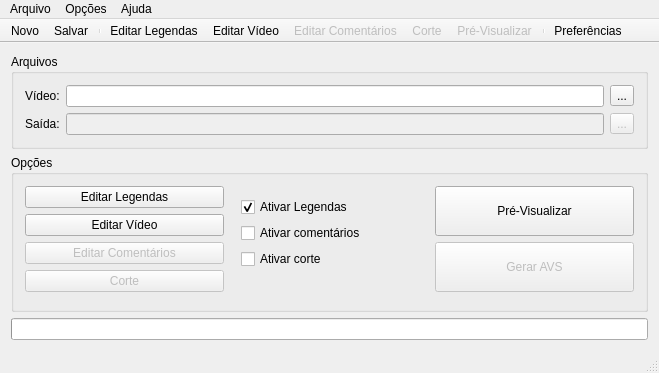
<?xml version="1.0" encoding="UTF-8"?>
<ui version="4.0">
 <class>Principal</class>
 <widget class="QMainWindow" name="Principal">
  <property name="geometry">
   <rect>
    <x>0</x>
    <y>0</y>
    <width>659</width>
    <height>348</height>
   </rect>
  </property>
  <property name="windowTitle">
   <string>AVSGenerator</string>
  </property>
  <property name="windowIcon">
   <iconset resource="imgs.qrc">
    <normaloff>:/Icones/icone.ico</normaloff>:/Icones/icone.ico</iconset>
  </property>
  <widget class="QWidget" name="centralWidget">
   <layout class="QVBoxLayout" name="verticalLayout">
    <item>
     <widget class="QGroupBox" name="grupoArquivos">
      <property name="title">
       <string>Arquivos</string>
      </property>
      <layout class="QGridLayout" name="gridLayout_2">
       <item row="1" column="4">
        <widget class="QToolButton" name="botaoSaida">
         <property name="enabled">
          <bool>false</bool>
         </property>
         <property name="text">
          <string>...</string>
         </property>
        </widget>
       </item>
       <item row="0" column="2">
        <widget class="QLineEdit" name="caixaVideo">
         <property name="enabled">
          <bool>true</bool>
         </property>
         <property name="readOnly">
          <bool>true</bool>
         </property>
        </widget>
       </item>
       <item row="1" column="0">
        <widget class="QLabel" name="textoSaida">
         <property name="text">
          <string>Saída:</string>
         </property>
        </widget>
       </item>
       <item row="0" column="4">
        <widget class="QToolButton" name="botaoVideo">
         <property name="text">
          <string>...</string>
         </property>
        </widget>
       </item>
       <item row="1" column="2">
        <widget class="QLineEdit" name="caixaSaida">
         <property name="enabled">
          <bool>false</bool>
         </property>
         <property name="readOnly">
          <bool>true</bool>
         </property>
        </widget>
       </item>
       <item row="0" column="0">
        <widget class="QLabel" name="textoVideo">
         <property name="text">
          <string>Vídeo:</string>
         </property>
        </widget>
       </item>
      </layout>
     </widget>
    </item>
    <item>
     <widget class="QGroupBox" name="grupoOpcoes">
      <property name="title">
       <string>Opções</string>
      </property>
      <layout class="QGridLayout" name="gridLayout">
       <item row="2" column="0">
        <widget class="QPushButton" name="botaoEdComentarios">
         <property name="enabled">
          <bool>false</bool>
         </property>
         <property name="text">
          <string>Editar Comentários</string>
         </property>
        </widget>
       </item>
       <item row="1" column="0">
        <widget class="QPushButton" name="botaoEdVideo">
         <property name="text">
          <string>Editar Vídeo</string>
         </property>
        </widget>
       </item>
       <item row="3" column="0">
        <widget class="QPushButton" name="botaoCorte">
         <property name="enabled">
          <bool>false</bool>
         </property>
         <property name="text">
          <string>Corte</string>
         </property>
        </widget>
       </item>
       <item row="0" column="0">
        <widget class="QPushButton" name="botaoEdLegendas">
         <property name="text">
          <string>Editar Legendas</string>
         </property>
        </widget>
       </item>
       <item row="2" column="2" rowspan="2">
        <widget class="QPushButton" name="botaoGerarAVS">
         <property name="enabled">
          <bool>false</bool>
         </property>
         <property name="sizePolicy">
          <sizepolicy hsizetype="Minimum" vsizetype="Expanding">
           <horstretch>0</horstretch>
           <verstretch>0</verstretch>
          </sizepolicy>
         </property>
         <property name="text">
          <string>Gerar AVS</string>
         </property>
        </widget>
       </item>
       <item row="0" column="2" rowspan="2">
        <widget class="QPushButton" name="botaoPreview">
         <property name="enabled">
          <bool>true</bool>
         </property>
         <property name="sizePolicy">
          <sizepolicy hsizetype="Minimum" vsizetype="Expanding">
           <horstretch>0</horstretch>
           <verstretch>0</verstretch>
          </sizepolicy>
         </property>
         <property name="text">
          <string>Pré-Visualizar</string>
         </property>
         <property name="checkable">
          <bool>false</bool>
         </property>
        </widget>
       </item>
       <item row="0" column="1" rowspan="5" alignment="Qt::AlignTop">
        <widget class="QWidget" name="widget" native="true">
         <layout class="QVBoxLayout" name="verticalLayout_2">
          <item>
           <widget class="QCheckBox" name="ativarEdLegendas">
            <property name="text">
             <string>Ativar Legendas</string>
            </property>
            <property name="checked">
             <bool>true</bool>
            </property>
           </widget>
          </item>
          <item>
           <widget class="QCheckBox" name="ativarEdComentarios">
            <property name="text">
             <string>Ativar comentários</string>
            </property>
            <property name="checked">
             <bool>false</bool>
            </property>
           </widget>
          </item>
          <item>
           <widget class="QCheckBox" name="ativarCorte">
            <property name="text">
             <string>Ativar corte</string>
            </property>
           </widget>
          </item>
         </layout>
        </widget>
       </item>
      </layout>
     </widget>
    </item>
    <item>
     <widget class="QProgressBar" name="progressBar">
      <property name="value">
       <number>0</number>
      </property>
      <property name="textVisible">
       <bool>false</bool>
      </property>
     </widget>
    </item>
   </layout>
  </widget>
  <widget class="QMenuBar" name="menuBar">
   <property name="geometry">
    <rect>
     <x>0</x>
     <y>0</y>
     <width>659</width>
     <height>21</height>
    </rect>
   </property>
   <widget class="QMenu" name="menuArquivo">
    <property name="title">
     <string>Arquivo</string>
    </property>
    <addaction name="actionNovo"/>
    <addaction name="actionSalvar"/>
    <addaction name="actionSalvar_Como"/>
    <addaction name="separator"/>
    <addaction name="actionSair"/>
   </widget>
   <widget class="QMenu" name="menuOp_es">
    <property name="title">
     <string>Opções</string>
    </property>
    <addaction name="actionEditar_Legendas"/>
    <addaction name="actionEditar_Video"/>
    <addaction name="actionEditar_Coment_rios"/>
    <addaction name="actionCorte"/>
    <addaction name="actionPr_Visualizar"/>
    <addaction name="separator"/>
    <addaction name="actionPrefer_ncias"/>
   </widget>
   <widget class="QMenu" name="menuAjuda">
    <property name="title">
     <string>Ajuda</string>
    </property>
    <addaction name="actionManual"/>
    <addaction name="actionAtualiza_es"/>
    <addaction name="actionSobre"/>
   </widget>
   <addaction name="menuArquivo"/>
   <addaction name="menuOp_es"/>
   <addaction name="menuAjuda"/>
  </widget>
  <widget class="QToolBar" name="mainToolBar">
   <property name="enabled">
    <bool>true</bool>
   </property>
   <property name="sizePolicy">
    <sizepolicy hsizetype="Preferred" vsizetype="Fixed">
     <horstretch>0</horstretch>
     <verstretch>0</verstretch>
    </sizepolicy>
   </property>
   <property name="maximumSize">
    <size>
     <width>16777215</width>
     <height>24</height>
    </size>
   </property>
   <property name="movable">
    <bool>false</bool>
   </property>
   <property name="floatable">
    <bool>false</bool>
   </property>
   <attribute name="toolBarArea">
    <enum>TopToolBarArea</enum>
   </attribute>
   <attribute name="toolBarBreak">
    <bool>false</bool>
   </attribute>
   <addaction name="actionNovo"/>
   <addaction name="actionSalvar"/>
   <addaction name="separator"/>
   <addaction name="actionEditar_Legendas"/>
   <addaction name="actionEditar_Video"/>
   <addaction name="actionEditar_Coment_rios"/>
   <addaction name="actionCorte"/>
   <addaction name="actionPr_Visualizar"/>
   <addaction name="separator"/>
   <addaction name="actionPrefer_ncias"/>
  </widget>
  <widget class="QStatusBar" name="statusBar">
   <property name="enabled">
    <bool>true</bool>
   </property>
  </widget>
  <action name="actionNovo">
   <property name="icon">
    <iconset resource="imgs.qrc">
     <normaloff>:/Icones/novo.svg</normaloff>:/Icones/novo.svg</iconset>
   </property>
   <property name="text">
    <string>Novo</string>
   </property>
   <property name="shortcut">
    <string>Ctrl+N</string>
   </property>
  </action>
  <action name="actionSalvar">
   <property name="icon">
    <iconset resource="imgs.qrc">
     <normaloff>:/Icones/salvar.svg</normaloff>:/Icones/salvar.svg</iconset>
   </property>
   <property name="text">
    <string>Salvar</string>
   </property>
   <property name="shortcut">
    <string>Ctrl+S</string>
   </property>
  </action>
  <action name="actionSalvar_Como">
   <property name="icon">
    <iconset resource="imgs.qrc">
     <normaloff>:/Icones/salvarcomo.svg</normaloff>:/Icones/salvarcomo.svg</iconset>
   </property>
   <property name="text">
    <string>Salvar Como</string>
   </property>
   <property name="shortcut">
    <string>Ctrl+Shift+S</string>
   </property>
  </action>
  <action name="actionEditar_Legendas">
   <property name="icon">
    <iconset resource="imgs.qrc">
     <normaloff>:/Icones/legenda.svg</normaloff>:/Icones/legenda.svg</iconset>
   </property>
   <property name="text">
    <string>Editar Legendas</string>
   </property>
  </action>
  <action name="actionEditar_Video">
   <property name="icon">
    <iconset resource="imgs.qrc">
     <normaloff>:/Icones/video.svg</normaloff>:/Icones/video.svg</iconset>
   </property>
   <property name="text">
    <string>Editar Vídeo</string>
   </property>
  </action>
  <action name="actionEditar_Coment_rios">
   <property name="enabled">
    <bool>false</bool>
   </property>
   <property name="icon">
    <iconset resource="imgs.qrc">
     <normaloff>:/Icones/comentario.svg</normaloff>:/Icones/comentario.svg</iconset>
   </property>
   <property name="text">
    <string>Editar Comentários</string>
   </property>
  </action>
  <action name="actionPrefer_ncias">
   <property name="icon">
    <iconset resource="imgs.qrc">
     <normaloff>:/Icones/config.svg</normaloff>:/Icones/config.svg</iconset>
   </property>
   <property name="text">
    <string>Preferências</string>
   </property>
  </action>
  <action name="actionSobre">
   <property name="icon">
    <iconset resource="imgs.qrc">
     <normaloff>:/Icones/info.svg</normaloff>:/Icones/info.svg</iconset>
   </property>
   <property name="text">
    <string>Sobre</string>
   </property>
  </action>
  <action name="actionCorte">
   <property name="enabled">
    <bool>false</bool>
   </property>
   <property name="icon">
    <iconset resource="imgs.qrc">
     <normaloff>:/Icones/corte.svg</normaloff>:/Icones/corte.svg</iconset>
   </property>
   <property name="text">
    <string>Corte</string>
   </property>
  </action>
  <action name="actionPr_Visualizar">
   <property name="enabled">
    <bool>false</bool>
   </property>
   <property name="icon">
    <iconset resource="imgs.qrc">
     <normaloff>:/Icones/preview.svg</normaloff>:/Icones/preview.svg</iconset>
   </property>
   <property name="text">
    <string>Pré-Visualizar</string>
   </property>
  </action>
  <action name="actionAtualiza_es">
   <property name="icon">
    <iconset resource="imgs.qrc">
     <normaloff>:/Icones/atualizar.svg</normaloff>:/Icones/atualizar.svg</iconset>
   </property>
   <property name="text">
    <string>Atualizações</string>
   </property>
  </action>
  <action name="actionManual">
   <property name="icon">
    <iconset resource="imgs.qrc">
     <normaloff>:/Icones/manual.svg</normaloff>:/Icones/manual.svg</iconset>
   </property>
   <property name="text">
    <string>Manual</string>
   </property>
  </action>
  <action name="actionSair">
   <property name="icon">
    <iconset resource="imgs.qrc">
     <normaloff>:/Icones/sair.svg</normaloff>:/Icones/sair.svg</iconset>
   </property>
   <property name="text">
    <string>Sair</string>
   </property>
  </action>
 </widget>
 <layoutdefault spacing="6" margin="11"/>
 <resources>
  <include location="imgs.qrc"/>
 </resources>
 <connections/>
</ui>
